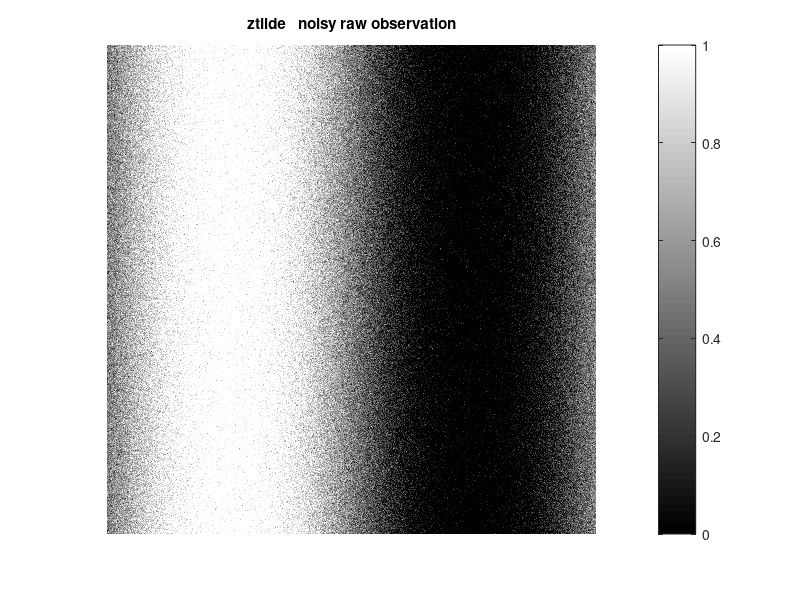

Write MATLAB code to recreate this figure. (Note: this script raises an error after producing the figure.)
%
% Script demonstrating the use of the function
% function_ClipPoisGaus_denoising    [version 2.11 released 8 December 2008]
%
% This script demonstrates the algorithm described in the publication
% Foi, A., "Practical denoising of clipped or overexposed noisy images", Proc. 16th European Signal Process. Conf., EUSIPCO 2008, Lausanne, Switzerland, August 2008.
%
% Required functions:   BM3D.m and related dll/mex files,  available from http://www.cs.tut.fi/~foi/GCF-BM3D,  or an alternative denoising filter.
%                       function_ClipPoisGaus_stdEst2D  and  ml_fun_reg,  available from http://www.cs.tut.fi/~foi/sensornoise.html
% Optional function:    function_Errors    -  computes error criteria,  available from http://www.cs.tut.fi/~lasip/2D/
%
% Alessandro Foi,  firstname.lastname@tut.fi  www.cs.tut.fi/~foi  Tampere University of Technology  2008
% ------------------------------------------------------------------------------------------------------

clear all
close all

disp(' ')
if 0   %% RAW DATA
    ztilde=double(imread('image_fuji_staircase1224x922.tiff'));   % this is a subsampled green channel raw-data from a Fujifilm FinePix S9600 camera
    % ztilde=double(imread('image_fuji_bottle1224x922.tiff'));      % this is a subsampled blue channel raw-data from a Fujifilm FinePix S9600 camera
    ztilde=ztilde/15840;             %  or divide by max(ztilde(:)), if that can be taken as the clipping value
    clipping_below=1;  %%%% on off   %  RAW-DATA IS ASSUMED TO BE CLIPPED FROM ABOVE AND BELOW
    clipping_above=1;  %%%% on off
    prior_density=0;                 %  type of prior density to use for ML    (0)
    %                                %    0: zero_infty uniform prior density (R+);  (default, use this for raw-data)
    %                                %    1: zero_one uniform prior density [0,1];
    %                                %    2: -infty_infty uniform prior density (R);
    add_noise=0;                     %  no need to add noise on already noisy data
elseif 1   %% SYNTHETIC NOISE ON TEST IMAGES
    add_noise=1;                     %  add noise and clip noisy data
    %% CHOOSE IMAGE AND NOISE SETTINGS
    if 0
        y=im2double(imread('image_man1024.tiff'));
        chi=30;        a=1/chi;
        b=0.1^2;
        clipping_below=1;  %%%% on off   %  RAW-DATA IS ASSUMED TO BE CLIPPED FROM ABOVE AND BELOW
        clipping_above=1;  %%%% on off
        prior_density=1;                 %  type of prior density to use for ML    (0)
        %                                %    0: zero_infty uniform prior density (R+);  (default, use this for raw-data)
        %                                %    1: zero_one uniform prior density [0,1];
        %                                %    2: -infty_infty uniform prior density (R);
    elseif 0
        y=im2double(imread('image_testpat1024.tiff'));
        a=0;
        b=0.2^2;
        clipping_below=1;  %%%% on off   %  RAW-DATA IS ASSUMED TO BE CLIPPED FROM ABOVE AND BELOW
        clipping_above=1;  %%%% on off
        prior_density=1;                 %  type of prior density to use for ML    (0)
        %                                %    0: zero_infty uniform prior density (R+);  (default, use this for raw-data)
        %                                %    1: zero_one uniform prior density [0,1];
        %                                %    2: -infty_infty uniform prior density (R);
    elseif 0
        % y=im2double(imread('image_cameraman256.png'));
        y=im2double(imread('image_lena512.png'));
        chi=40;        a=1/chi;
        b=0;
        clipping_below=1;  %%%% on off   %  RAW-DATA IS ASSUMED TO BE CLIPPED FROM ABOVE AND BELOW
        clipping_above=0;  %%%% on off
        prior_density=1;                 %  type of prior density to use for ML    (0)
        %                                %    0: zero_infty uniform prior density (R+);  (default, use this for raw-data)
        %                                %    1: zero_one uniform prior density [0,1];
        %                                %    2: -infty_infty uniform prior density (R);
    else %% some smooth/analytic signal
        sizez=512; % do not exceed 1500, please!
        [XMATRIX,YMATRIX]=meshgrid(1:sizez,1:sizez);
        XMATRIX=XMATRIX-min(XMATRIX(:));  YMATRIX=YMATRIX-min(YMATRIX(:));
        XMATRIX=XMATRIX/max(XMATRIX(:));  YMATRIX=YMATRIX/max(YMATRIX(:));
        y=sin(2*pi*XMATRIX);
        y=0.7*y+0.5;
        a=0;
        b=0.15^2;
        clipping_below=1;  %%%% on off   %  RAW-DATA IS ASSUMED TO BE CLIPPED FROM ABOVE AND BELOW
        clipping_above=1;  %%%% on off
        prior_density=2;                 %  type of prior density to use for ML    (0)
        %                                %    0: zero_infty uniform prior density (R+);  (default, use this for raw-data)
        %                                %    1: zero_one uniform prior density [0,1];
        %                                %    2: -infty_infty uniform prior density (R);
    end
end

%% %%%%%%%%%%%%%%%%%%%%%%%%%%%%%%%%%%%%%%%%%%%%%%%%%%%%%%%%%%%%%%%%%%%%%%%%%%%%%%%%%%%%%%%%%%%%%%%%%%%%%%%%%%%%%%%%%%%%%%%%%%%%%%
%% ESTIMATE NOISE PARAMETERS or USE KNOWN PARAMETERS
estimate_parameters=1;            %  estimate parameters from image  (otherwise use given fitparamstrue=[a,b,c,...])

%% %%%%%%%%%%%%%%%%%%%%%%%%%%%%%%%%%%%%%%%%%%%%%%%%%%%%%%%%%%%%%%%%%%%%%%%%%%%%%%%%%%%%%%%%%%%%%%%%%%%%%%%%%%%%%%%%%%%%%%%%%%%%%%
%% TEXT and FIGURES  (set both to zero for silent processing)
text_verbosity_main=3;     % print to screen nothing (0), or some information about the ongoing processing (1-3)   [default 3]
figure_verbosity_main=1;   % show figures?  0: no figures,  1: show some figures  [default 1]



%% %%%%%%%%%%%%%%%%%%%%%%%%%%%%%%%%%%%%%%%%%%%%%%%%%%%%%%%%%%%%%%%%%%%%%%%%%%%%%%%%%%%%%%%%%%%%%%%%%%%%%%%%%%%%%%%%%%%%%%%%%%%%%%
%% NOISE ESTIMATION ALGORITHM MAIN PARAMETERS   (needed in case estimate_parameters==1)
%% (these parameters are used by the function function_ClipPoisGaus_stdEst2D)

polyorder=1;                     %  polynomial order of the root-polynomial model to be estimated [default 1, i.e. linear]
%                                %   Note: a large order results in overfitting and difficult and slow convergence of the ML optimization, therefore it is recommended to increase speed_factor when polyorder>1.
%                                %         Further, higher order models typically result in problems of invertibility of the stabilizing, debiasing, and declipping transformations.
variance_power=1;                %  power of the variance [default 1, i.e. affine/linear variance]
%                                %  the standard-deviation function has the form \sigma=sqrt(a*y^polyorder+b*y^(polyorder-1)+c*y^(polyorder-2)+...).^variance_power, where y is the unclipped noise-free signal.
%                                %   The usual Poissonian-Gaussian model has the form \sigma=sqrt(a*y+b).
median_est=1;                    %  0: sample standard deviation;  1: MAD   (1)
LS_median_size=1;                %  size of median filter for outlier removal in LS fitting (enhances robustness for initialization of ML) 0: disabled  [default 1 = auto]
tau_threshold_initial=1;         %  (initial) scaling factor for the tau threshold used to define the set of smoothness   [default 1]

% prior_density=0;               %  type of prior density to use for ML    (0)
%                                %    0: zero_infty uniform prior density (R+);  (default, use this for raw-data)
%                                %    1: zero_one uniform prior density [0,1];
%                                %    2: -infty_infty uniform prior density (R);

level_set_density_factor=1;      %   density of the slices in for the expectations   [default 1 ( = 600 slices)]   (if image is really small it should be reduced, say, to 0.5 or less)
integral_resolution_factor=1;    %   integral resolution (sampling) for the finite sums used for evaluatiing the ML-integral   [default 1]
speed_factor=1;                  %   factor controlling simultaneously density and integral resolution factors  [default 1] (use large number, e.g. 1000, for very fast algorithm)

text_verbosity=1;                %  how much info to print to screen 0: none, 1: little, 2: a lot
figure_verbosity=3;              %  show/keep figures?        [default 1]
%                                     0: no figures
%                                     1: only figure with final ML result is shown and kept
%                                     2: few figures are shown during processing but none kept
%                                     3: few figures are shown but only figure with final ML result is kept
%                                     4: show and keep all figures

%% %%%%%%%%%%%%%%%%%%%%%%%%%%%%%%%%%%%%%%%%%%%%%%%%%%%%%%%%%%%%%%%%%%%%%%%%%%%%%%%%%%%%%%%%%%%%%%%%%%%%%%%%%%%%%%%%%%%%%%%%%%%%%%
%% STRING FOR CALLING A DENOISING ALGORITHM (MAIN PARAMETERS)

use_bm3d=1;                      % use BM3D denoising algorithm  [default 1]
bm3d_profile='np';               % complexity profile of BM3D denoising algorithm  [default 'np']
%                                    'np'  normal profile
%                                    'lc'  low-complexity profile (faster, slightly lower quality)
bm3d_string=['[PSNR, Efztilde] = BM3D(1,fztilde,sigma*255,''',bm3d_profile,''');'];    %   default:  bm3d_string=['[PSNR, Efztilde] = BM3D(1,fztilde, sigma*255,''',bm3d_profile,''');']

other_string='[Efztilde]= other_denoising_algorithm(fztilde,sigma);' ;  % if use_bm3d==0




%% %%%%%%%%%%%%%%%%%%%%%%%%%%%%%%%%%%%%%%%%%%%%%%%%%%%%%%%%%%%%%%%%%%%%%%%%%%%%%%%%%%%%%%%%%%%%%%%%%%%%%%%%%%%%%%%%%%%%%%%%%%%%%%%%%%%%%%%%%%%%%%%%%%%%%%%%%%%%%%%%%%%%%%%%%%%%%%%%%%
%% %%%%%%%%%%%%%%%%%%%%%%%%%%%%%%%%%%%%%%%%%%%%%%%%%%%%%%%%%%%%%%%%%%%%%%%%%%%%%%%%%%%%%%%%%%%%%%%%%%%%%%%%%%%%%%%%%%%%%%%%%%%%%%%%%%%%%%%%%%%%%%%%%%%%%%%%%%%%%%%%%%%%%%%%%%%%%%%%%%
%% %%%%  END OF DEMONSTRATION SCRIPT SETTIGS  %%%%%%%%%%%%%%%%%%%%%%%%%%%%%%%%%%%%%%%%%%%%%%%%%%%%%%%%%%%%%%%%%%%%%%%%%%%%%%%%%%%%%%%%%%%%%%%%%%%%%%%%%%%%%%%%%%%%%%%%%%%%%%%%%%%%%%%
%% %%%%%%%%%%%%%%%%%%%%%%%%%%%%%%%%%%%%%%%%%%%%%%%%%%%%%%%%%%%%%%%%%%%%%%%%%%%%%%%%%%%%%%%%%%%%%%%%%%%%%%%%%%%%%%%%%%%%%%%%%%%%%%%%%%%%%%%%%%%%%%%%%%%%%%%%%%%%%%%%%%%%%%%%%%%%%%%%%%
%% %%%%%%%%%%%%%%%%%%%%%%%%%%%%%%%%%%%%%%%%%%%%%%%%%%%%%%%%%%%%%%%%%%%%%%%%%%%%%%%%%%%%%%%%%%%%%%%%%%%%%%%%%%%%%%%%%%%%%%%%%%%%%%%%%%%%%%%%%%%%%%%%%%%%%%%%%%%%%%%%%%%%%%%%%%%%%%%%%%



if add_noise
    %% ADD NOISE & CLIP
    if 0
        disp(' !!!!!!!!!!!!!!!!!!!!!!!!!!!!!!!! fixed pseudonoise !!!!!!!!!!!!!!!!!!');
        disp(' ');
        randn('seed', 0);
        rand('seed', 0);
        randn('state', 0);
        rand('state', 0);
    end

    if a==0   % no Poissonian component
        z=y;
    else      % Poissonian component
        chi=1/a;
        z=poissrnd(max(0,chi*y))/chi+min(y,0);      %%% NOTE!!!!  Whenever y is not positive, it is not possible have poissonian noise for the negative samples!!!
    end
    if b<0
        disp('  !!! The parameter b has to be non-negative !!!   (setting b=0)')
        b=0;
    end
    z=z+sqrt(b)*randn(size(y));   % Gaussian component

    if 0 %% REVERSE  (THIS IS USEFUL TO MAKE TESTS ABOUT ABSORPION IMAGING)
        y=1-y;
        z=1-z;
        b=a+b;
        a=-a;
        clipping_aboveb=clipping_above;
        clipping_above=clipping_below;
        clipping_below=clipping_aboveb;
        clear clipping_aboveb
    end

    % CLIPPING
    if clipping_above
        z=min(z,1);
    end
    if clipping_below
        z=max(0,z);
    end
    ztilde=z;
    clear z
    check_errors=1;                  %  compute PSNR, etc. against original image
    fitparamstrue=[a b];
else
    check_errors=0;                  %  original image is not available and estimation errors cannot be checked
end
clear XMATRIX YMATRIX


if figure_verbosity_main
    figure, imshow(ztilde),title('ztilde   noisy raw observation'), colorbar
end
if check_errors
    if exist('function_Errors','file')==2||exist('function_Errors','file')==6
        disp('Error criteria for observed noisy image \tilde{z} (or z)')
        function_Errors(y,ztilde,1+text_verbosity_main>0);
        disp(' ');
    end
end


if estimate_parameters==0&&~exist('fitparamstrue','var')
    disp(' ! standard-deviation function parameters are unknown and will be estimated.');
    estimate_parameters=1;
end


%% %%%%%%%%%%%%%%%%%%%%%%%%%%%%%%%%%%%%%%%%%%%%%%%%%%%%%%%%%%%%%%%%%%%%%%%%%%%%%%%%%%%%%%%%%%%%%%%%%%%%%%%%%%%%%%%%%%%%%%%%%%%%%%
%% %%%  PREPARING PARAMETERS %%%%%%%%%%%%%%%%%%%%%%%%%%%%%%%%%%%%%%%%%%%%%%%%%%%%%%%%%%%%%%%%%%%%%%%%%%%%%%%%%%%%%%%%%%%%%%%%%%%%
if use_bm3d
    denoise_string=bm3d_string;
else
    denoise_string=other_string;
end
if estimate_parameters
    noise_est_vector=[polyorder,variance_power,median_est,prior_density,LS_median_size,tau_threshold_initial,level_set_density_factor,integral_resolution_factor,speed_factor,text_verbosity,figure_verbosity];
    variance_power=[];
else
    noise_est_vector=fitparamstrue;
end

%% %%%%%%%%%%%%%%%%%%%%%%%%%%%%%%%%%%%%%%%%%%%%%%%%%%%%%%%%%%%%%%%%%%%%%%%%%%%%%%%%%%%%%%%%%%%%%%%%%%%%%%%%%%%%%%%%%%%%%%%%%%%%%%
%% %%%%%%%%%%%%%%%%%%%%%%%%%%%%%%%%%%%%%%%%%%%%%%%%%%%%%%%%%%%%%%%%%%%%%%%%%%%%%%%%%%%%%%%%%%%%%%%%%%%%%%%%%%%%%%%%%%%%%%%%%%%%%%
%% %%%  CALLING MAIN FUNCTION  %%%%%%%%%%%%%%%%%%%%%%%%%%%%%%%%%%%%%%%%%%%%%%%%%%%%%%%%%%%%%%%%%%%%%%%%%%%%%%%%%%%%%%%%%%%%%%%%%%
%% %%%%%%%%%%%%%%%%%%%%%%%%%%%%%%%%%%%%%%%%%%%%%%%%%%%%%%%%%%%%%%%%%%%%%%%%%%%%%%%%%%%%%%%%%%%%%%%%%%%%%%%%%%%%%%%%%%%%%%%%%%%%%%
%% %%%%%%%%%%%%%%%%%%%%%%%%%%%%%%%%%%%%%%%%%%%%%%%%%%%%%%%%%%%%%%%%%%%%%%%%%%%%%%%%%%%%%%%%%%%%%%%%%%%%%%%%%%%%%%%%%%%%%%%%%%%%%%
[y_hat,Eztilde,fitparams]=function_ClipPoisGaus_denoising(ztilde,clipping_below,clipping_above,variance_power,noise_est_vector,denoise_string,[],[],[],1,[],text_verbosity_main,figure_verbosity_main);
%% %%%%%%%%%%%%%%%%%%%%%%%%%%%%%%%%%%%%%%%%%%%%%%%%%%%%%%%%%%%%%%%%%%%%%%%%%%%%%%%%%%%%%%%%%%%%%%%%%%%%%%%%%%%%%%%%%%%%%%%%%%%%%%
%% %%%%%%%%%%%%%%%%%%%%%%%%%%%%%%%%%%%%%%%%%%%%%%%%%%%%%%%%%%%%%%%%%%%%%%%%%%%%%%%%%%%%%%%%%%%%%%%%%%%%%%%%%%%%%%%%%%%%%%%%%%%%%%

%% D(ztilde)
if check_errors
    if exist('function_Errors','file')==2||exist('function_Errors','file')==6
        disp('Error criteria for denoised image D(ztilde)')
        function_Errors(y,Eztilde,1+text_verbosity_main>0);
        disp(' ');
    end
end
if figure_verbosity_main
    figure,imshow(Eztilde),  title('DENOISED  D(ztilde)'), colorbar
end

%% \hat{y}
if check_errors
    if exist('function_Errors','file')==2||exist('function_Errors','file')==6
        disp('Error criteria for denoised and declipped image \hat{y}')
        function_Errors(y,y_hat,1+text_verbosity_main>0);
        disp(' ');
    end
end
if figure_verbosity_main
    figure,imshow(y_hat), title('DENOISED and DECLIPPED \\hat\{y\}'), colorbar
    figure,imshow(y_hat,[]), title('DENOISED and DECLIPPED \\hat\{y\}  [stretched]'), colorbar
    pause(eps)
end

%% cross-sections
if figure_verbosity_main
    if check_errors
        linenn=round(1024/6);
        linenn=min(linenn,size(ztilde,1));
        figure,plot([y(linenn,:);ztilde(linenn,:);Eztilde(linenn,:);y_hat(linenn,:)]')
        legend('y','ztilde', 'D(ztilde)','\\hat\{y\}')
    else
        linenn=230;
        linenn=min(linenn,size(ztilde,1));
        figure,plot([ztilde(linenn,:);Eztilde(linenn,:);y_hat(linenn,:)]')
        legend('ztilde', 'D(ztilde)','\\hat\{y\}')
    end
    xlim([1,size(ztilde,2)]);
    legend('location','best');
    grid on
    pause(eps)
end

